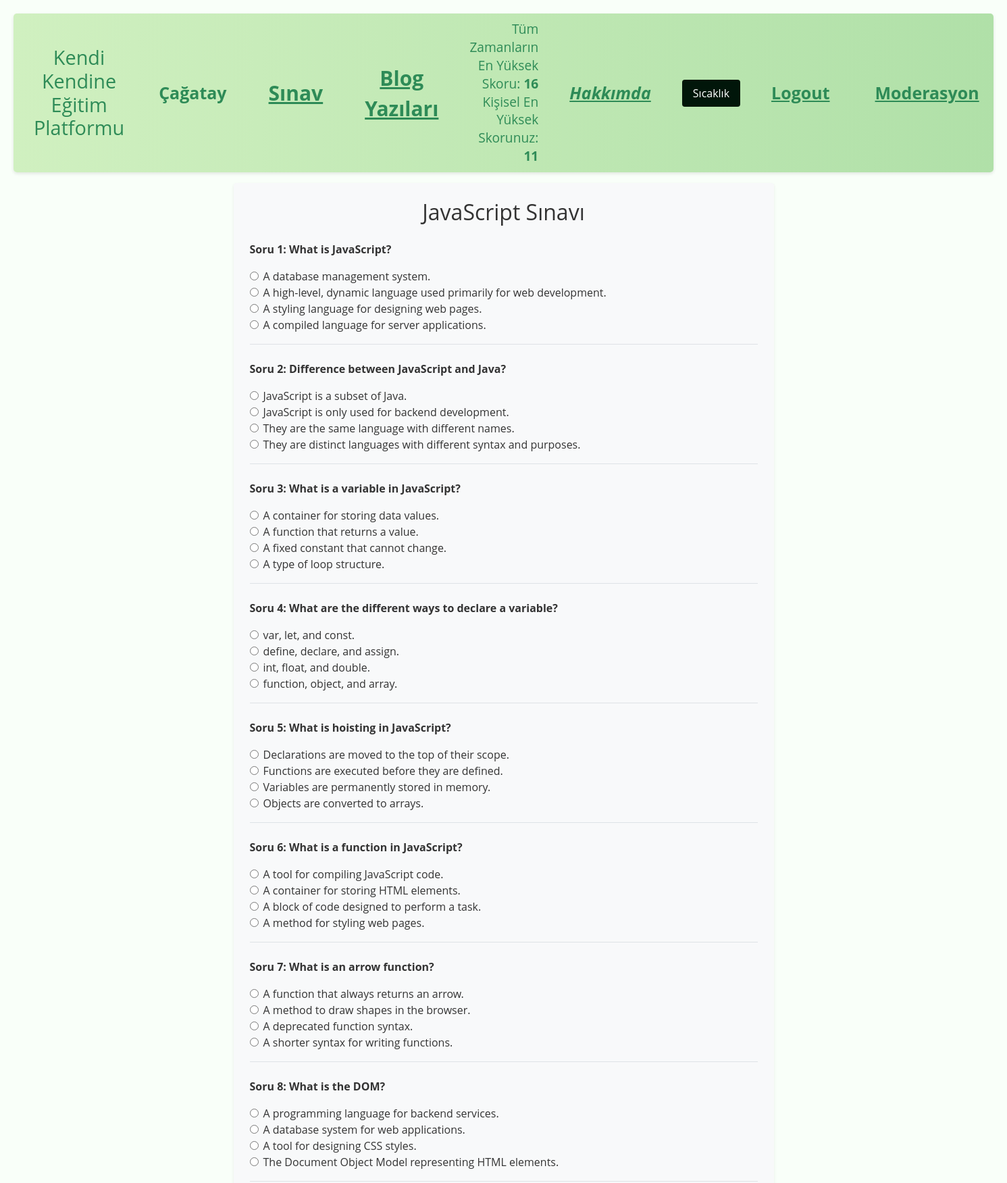
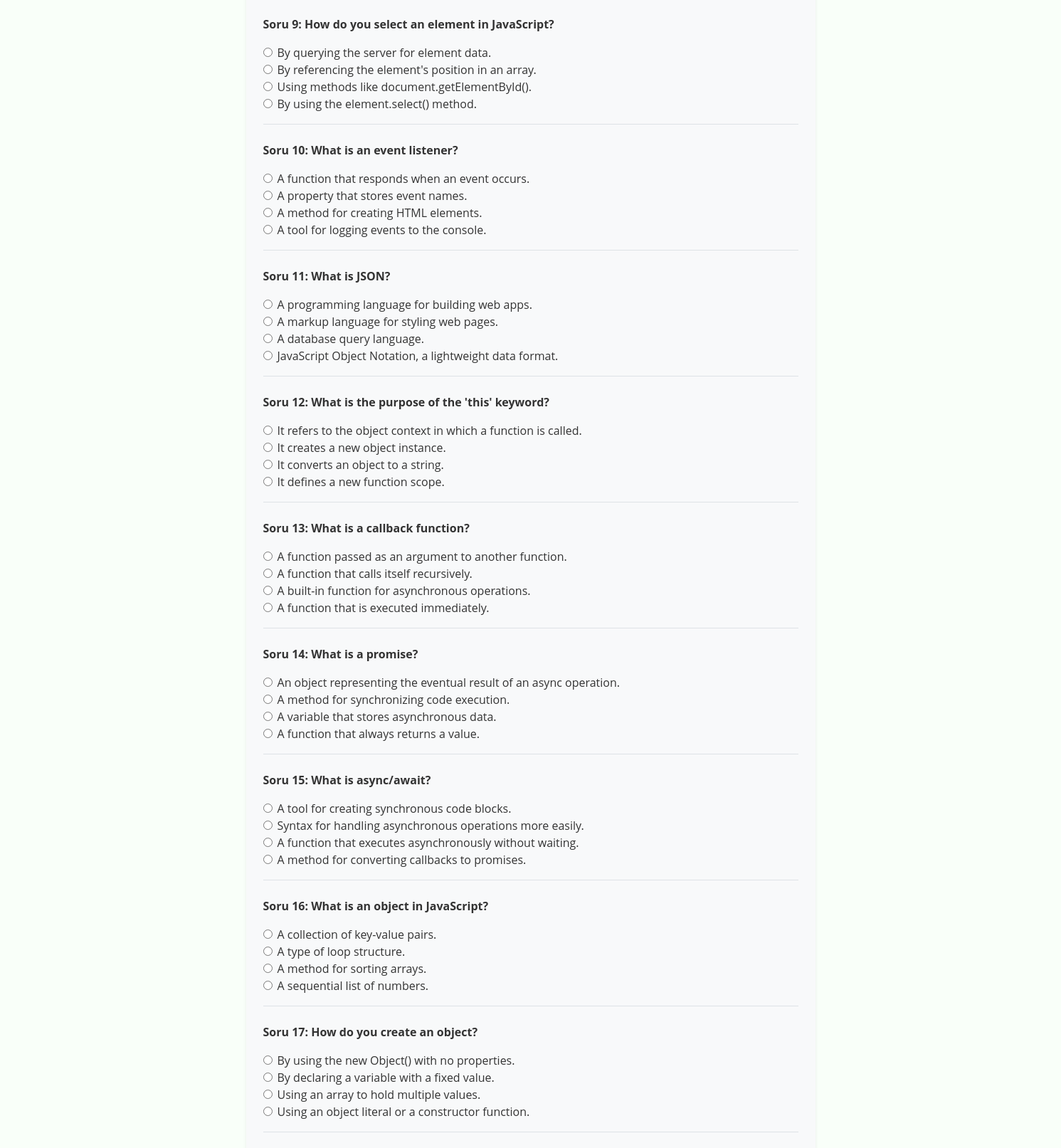
Page /exam/JavaScript (signed in, upper part) on the committed database (2 pictures, top to bottom).
### tables this page shows
CREATE TABLE "kullanicilar" (
	"id"	INTEGER,
	"ad"	TEXT,
	"email"	TEXT UNIQUE,
	"sifre"	TEXT,
	"en_yuksek_skor"	INTEGER DEFAULT 0,
	"deneme_sayisi"	INTEGER DEFAULT 0,
	"rolId"	INTEGER, email_confirmed INTEGER DEFAULT 0,
	PRIMARY KEY("id" AUTOINCREMENT)
);

CREATE TABLE sorular (
        id INTEGER PRIMARY KEY AUTOINCREMENT,
        soru_metni TEXT NOT NULL,
        dogru_cevap TEXT NOT NULL,
        secenek1 TEXT NOT NULL,
        secenek2 TEXT NOT NULL,
        secenek3 TEXT NOT NULL,
        secenek4 TEXT NOT NULL,
        konu TEXT NOT NULL
    );

### app.py (the view, shortened to what this page needs)
@app.route('/exam/<subject>', methods=['GET', 'POST'])
def exam(subject):
    if 'user_id' not in session:
        return redirect(url_for('login'))
    if subject not in ['Python', 'Java', 'JavaScript', 'C', 'C++', 'Golang', 'C#', 'SQL', 'HTML', 'CSS']:
        return redirect(url_for('select_exam'))
    if request.method == 'GET':
        conn = get_db_connection()
        sorular = conn.execute("SELECT * FROM sorular WHERE konu = ?", (subject,)).fetchall()
        for i in sorular:
            print(f"sorular:::::::::::::::::::::::::::::{dict(i)}")
        conn.close()
        print(f"GET: Loaded {len(sorular)} questions for subject {subject}")
        return render_template('exam.html', sorular=sorular, subject=subject)

### app.py (called while the page is built)
def get_db_connection():
    conn = sqlite3.connect(DATABASE)
    conn.row_factory = sqlite3.Row
    return conn

@app.context_processor
def utility_processor():
    return dict(get_comments=get_comments)

@app.context_processor
def inject_scores():
    conn = get_db_connection()
    row = conn.execute("SELECT MAX(skor) AS max_skor FROM sinavsonuclari").fetchone()
    top_score = row["max_skor"] if row and row["max_skor"] is not None else 0
    user_best = 0
    user_role_id = None
    if 'user_id' in session:
        user_row = conn.execute(
            "SELECT en_yuksek_skor, rolId FROM kullanicilar WHERE id = ?",
            (session['user_id'],)
        ).fetchone()
        if user_row:
            user_best = user_row['en_yuksek_skor'] or 0
            user_role_id = user_row['rolId']
    conn.close()
    return {
        'top_score': top_score,
        'user_best': user_best,
        'user_role_id': user_role_id  # <-- role ID for use in templates
    }

### templates/exam.html (shortened to what this page needs)
{% extends "base.html" %}
{% block content %}
<div class="exam-container bg-light p-4 rounded shadow-sm" style="max-width: 800px; margin: auto;">
  <h2 class="text-center mb-4">{{ subject }} Sınavı</h2>
  <form method="POST" action="{{ url_for('exam', subject=subject) }}">
    {% for soru in sorular %}
      <div class="soru mb-4 border-bottom pb-3">
        <p class="font-weight-bold">Soru {{ loop.index }}: {{ soru.soru_metni }}</p>
        {% set options = [soru.secenek1, soru.secenek2, soru.secenek3, soru.secenek4] %}
        {% for secenek in options %}
          <div class="form-check">
            <input class="form-check-input" type="radio" name="cevap_{{ soru.id }}" id="option_{{ soru.id }}_{{ loop.index }}" value="{{ secenek | trim }}">
            <label class="form-check-label" for="option_{{ soru.id }}_{{ loop.index }}">
              {{ secenek | trim }}
            </label>
          </div>
        {% endfor %}
      </div>
    {% endfor %}
  </form>
</div>
{% endblock %}

### templates/base.html (shortened to what this page needs)
<!DOCTYPE html>
<html lang="tr">
<head>
  <link rel="stylesheet" href="https://stackpath.bootstrapcdn.com/bootstrap/4.5.2/css/bootstrap.min.css">
</head>
<body>
  <header>
    <div class="nav-bar">
      <div class="nav-left">
        <div class="site-title">
          <h1>Kendi Kendine Eğitim Platformu</h1>
        </div>
        {% if session.get('user_id') %}
          <div class="user-info">
            <a class="nav-link" href="#">{{ session['user_name'] }}</a>
          </div>
        {% endif %}
      </div>
      <div class="nav-center">
        {% if session.get('user_id') %}
          {% if request.endpoint != 'select_exam' %}
            <a class="nav-link" style="text-decoration: underline;" href="{{ url_for('select_exam') }}">Sınav</a>
          {% endif %}
          {% if request.endpoint != 'blog' %}
            <a class="nav-link" style="text-decoration: underline;" href="{{ url_for('blog') }}">Blog Yazıları</a>
          {% endif %}
        {% elif not session.get('user_id') %}
          {% if request.endpoint != 'blog' %}
            <a class="nav-link" style="text-decoration: underline;" href="{{ url_for('blog') }}">Blog Yazıları</a>
          {% endif %}
        {% endif %}
      </div>
      <div class="nav-right">
        {% if session.get('user_id') %}
          <div class="scores-info">
            Tüm Zamanların En Yüksek Skoru: <strong>{{ top_score }}</strong><br>
            Kişisel En Yüksek Skorunuz: <strong>{{ user_best }}</strong>
          </div>
          <div class="about-container">
            <a class="nav-link about-link" style="text-decoration: underline;" href="{{ url_for('about') }}">Hakkımda</a>
          </div>
          <div class="temp-button">
            <button onclick="window.location.href='{{ url_for('update_temp') }}'">Sıcaklık</button>
          </div>
          <div class="logout">
            <a class="nav-link" style="text-decoration: underline;" href="{{ url_for('logout') }}">Logout</a>
          </div>
          {% if session.get('rolId') == 1 %}
            <a class="nav-link" style="text-decoration: underline;" href="{{ url_for('moderate_blog_posts') }}">Moderasyon</a>
          {% endif %}
        {% endif %}
      </div>
    </div>
  </header>
  <main class="container-fluid mt-3">
    {% block content %}{% endblock %}
  </main>
</body>
</html>

### templates/base.html (style rules this page uses)
body { font-family: "Open Sans", Arial, sans-serif; margin: 20px; background-color: #f9fff9; color: #333; }
header, footer { background: linear-gradient(90deg, #d0f0c0 0%, #b0e0a8 100%); padding: 10px; text-align: center; border-radius: 5px; box-shadow: 0 2px 5px rgba(0, 0, 0, 0.1); }
.nav-bar { display: flex; justify-content: space-between; align-items: center; padding: 0 20px; }
.nav-left { display: flex; align-items: center; }
.site-title h1 { margin: 0; font-size: 1.8em; color: #2E8B57; }
.user-info { margin-left: 20px; }
.nav-center { flex-grow: 1; display: flex; justify-content: center; align-items: center; }
.nav-center a { text-decoration: none; font-weight: bold; font-size: 30px; margin: 0 15px; color: #2E8B57; }
.nav-right { display: flex; align-items: center; }
.nav-right > div { margin-left: 15px; }
.scores-info { font-size: 1.2em; line-height: 1.4; text-align: right; color: #2E8B57; }
.nav-link { text-decoration: none; font-weight: bold; font-size: 25px; margin: 0 15px; color: #2E8B57; transition: color 0.3s ease; }
.about-link { font-style: italic; text-decoration: underline; }
.temp-button button { font-size: 1em; padding: 8px 16px; background-color: rgb(1, 22, 10); color: white; border: none; border-radius: 4px; cursor: pointer; transition: background-color 0.3s ease; }
.logout a { margin-right: 20px; }

### rows in the picture
kullanicilar: user_name "Çağatay"
sorular: soru_metni "What is JavaScript?", secenek1 "A database management system.", secenek2 "A high-level, dynamic language used primarily for web development.", secenek3 "A styling language for designing web pages.", secenek4 "A compiled language for server applications."
sorular: soru_metni "Difference between JavaScript and Java?", secenek1 "JavaScript is a subset of Java.", secenek2 "JavaScript is only used for backend development.", secenek3 "They are the same language with different names.", secenek4 "They are distinct languages with different syntax and purposes."
sorular: soru_metni "What is a variable in JavaScript?", secenek1 "A container for storing data values.", secenek2 "A function that returns a value.", secenek3 "A fixed constant that cannot change.", secenek4 "A type of loop structure."
sorular: soru_metni "What are the different ways to declare a variable?", secenek1 "var, let, and const.", secenek2 "define, declare, and assign.", secenek3 "int, float, and double.", secenek4 "function, object, and array."
sorular: soru_metni "What is hoisting in JavaScript?", secenek1 "Declarations are moved to the top of their scope.", secenek2 "Functions are executed before they are defined.", secenek3 "Variables are permanently stored in memory.", secenek4 "Objects are converted to arrays."
sorular: soru_metni "What is a function in JavaScript?", secenek1 "A tool for compiling JavaScript code.", secenek2 "A container for storing HTML elements.", secenek3 "A block of code designed to perform a task.", secenek4 "A method for styling web pages."
sorular: soru_metni "What is an arrow function?", secenek1 "A function that always returns an arrow.", secenek2 "A method to draw shapes in the browser.", secenek3 "A deprecated function syntax.", secenek4 "A shorter syntax for writing functions."
sorular: soru_metni "What is the DOM?", secenek1 "A programming language for backend services.", secenek2 "A database system for web applications.", secenek3 "A tool for designing CSS styles.", secenek4 "The Document Object Model representing HTML elements."
sorular: soru_metni "How do you select an element in JavaScript?", secenek1 "By querying the server for element data.", secenek2 "By referencing the element's position in an array.", secenek3 "Using methods like document.getElementById().", secenek4 "By using the element.select() method."
sorular: soru_metni "What is an event listener?", secenek1 "A function that responds when an event occurs.", secenek2 "A property that stores event names.", secenek3 "A method for creating HTML elements.", secenek4 "A tool for logging events to the console."
sorular: soru_metni "What is JSON?", secenek1 "A programming language for building web apps.", secenek2 "A markup language for styling web pages.", secenek3 "A database query language.", secenek4 "JavaScript Object Notation, a lightweight data format."
sorular: soru_metni "What is the purpose of the 'this' keyword?", secenek1 "It refers to the object context in which a function is called.", secenek2 "It creates a new object instance.", secenek3 "It converts an object to a string.", secenek4 "It defines a new function scope."
sorular: soru_metni "What is a callback function?", secenek1 "A function passed as an argument to another function.", secenek2 "A function that calls itself recursively.", secenek3 "A built-in function for asynchronous operations.", secenek4 "A function that is executed immediately."
sorular: soru_metni "What is a promise?", secenek1 "An object representing the eventual result of an async operation.", secenek2 "A method for synchronizing code execution.", secenek3 "A variable that stores asynchronous data.", secenek4 "A function that always returns a value."
sorular: soru_metni "What is async/await?", secenek1 "A tool for creating synchronous code blocks.", secenek2 "Syntax for handling asynchronous operations more easily.", secenek3 "A function that executes asynchronously without waiting.", secenek4 "A method for converting callbacks to promises."
sorular: soru_metni "What is an object in JavaScript?", secenek1 "A collection of key-value pairs.", secenek2 "A type of loop structure.", secenek3 "A method for sorting arrays.", secenek4 "A sequential list of numbers."
sorular: soru_metni "How do you create an object?", secenek1 "By using the new Object() with no properties.", secenek2 "By declaring a variable with a fixed value.", secenek3 "Using an array to hold multiple values.", secenek4 "Using an object literal or a constructor function."

### other values in the picture
{{ top_score }} "16"
{{ user_best }} "11"
{{ subject }} "JavaScript"
